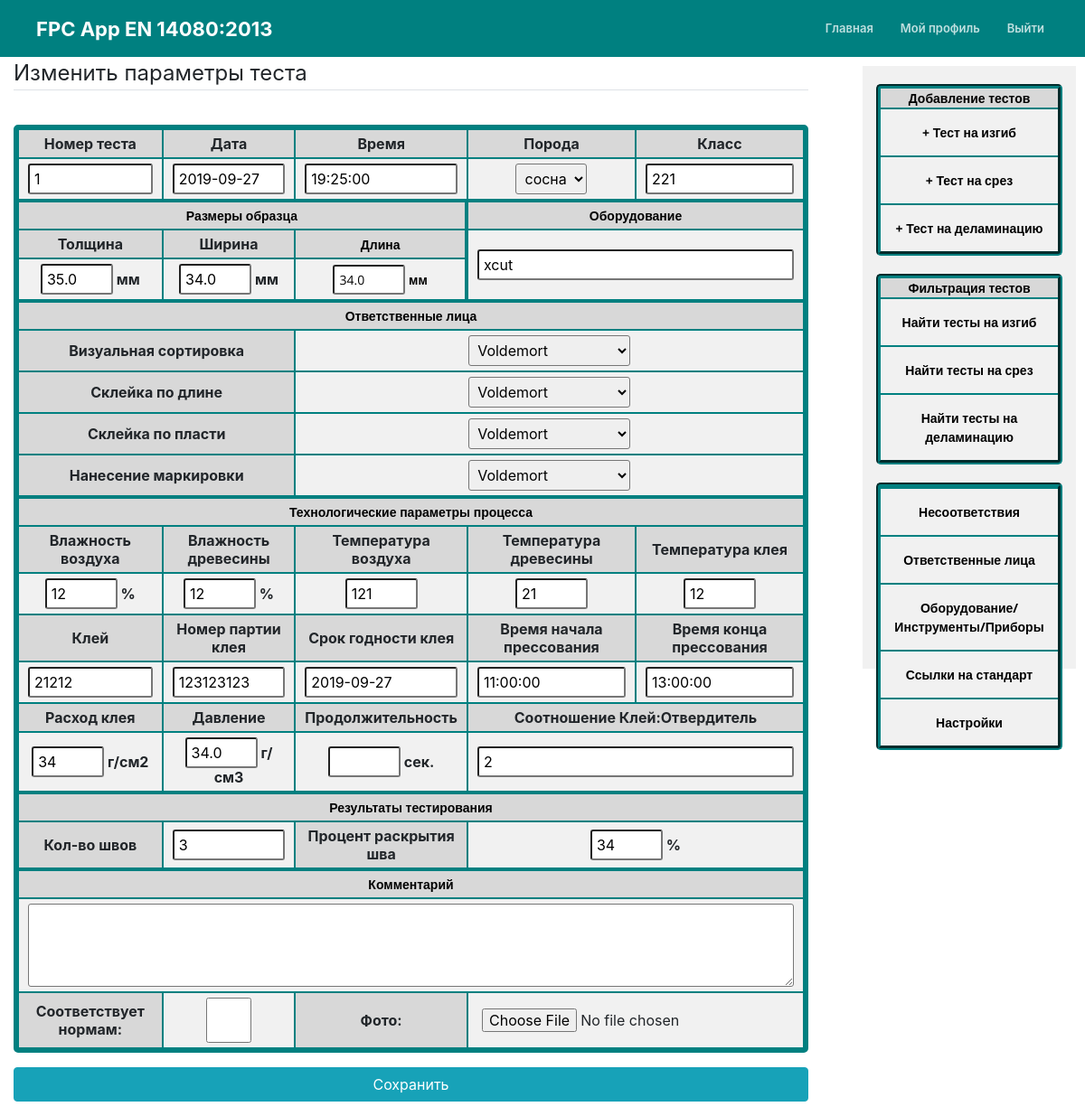
The app's page /delaminationtest/1/update/ (signed in) with its own data.
### mainApp/models.py (models this page shows, shortened)
class TestDelamination(models.Model):
	test_date = models.DateField()
	test_time = models.TimeField(blank=True, null=True, default=def_d_test_time)
	test_number = models.IntegerField(default=def_d_test_number)
	equipment = models.CharField(max_length=100, default=def_d_equipment)
	type_of_wood = models.ForeignKey(Wood_types, on_delete=models.PROTECT, related_name='TestDelamination_type_of_wood', default=def_d_type_of_wood)
	timber_params = models.CharField(max_length=100, default=def_d_timber_params)
	sorter_person = models.ForeignKey(Person, on_delete=models.PROTECT, related_name='TestDelamination_sorter_person', default=def_d_sorter_person)
	fj_person = models.ForeignKey(Person, on_delete=models.PROTECT, related_name='TestDelamination_fj_person', default=def_d_fj_person)
	glue_person = models.ForeignKey(Person, on_delete=models.PROTECT, related_name='TestDelamination_glue_person', default=def_d_glue_person)
	marking_person = models.ForeignKey(Person, on_delete=models.PROTECT, related_name='TestDelamination_marking_person', default=def_d_marking_person)
	air_moisture = models.IntegerField(default=def_d_air_moisture)
	wood_moisture = models.IntegerField(default=def_d_wood_moisture)
	glue_harderner_amount = models.CharField(max_length=100, blank=True, default=def_d_glue_harderner_amount)
	glue_temperature = models.IntegerField(blank=True, null=True, default=def_d_glue_temperature)
	air_temperature = models.IntegerField(default=def_d_air_temperature)
	wood_temperature = models.IntegerField(blank=True, null=True, default=def_d_wood_temperature)
	glue = models.CharField(max_length=100, default=def_d_glue)
	glue_batch_number = models.CharField(max_length=100, default=def_d_glue_batch_number)
	glue_expiration_date = models.DateField()
	sample_thickness = models.FloatField()
	sample_width = models.FloatField()
	sample_length = models.FloatField()
	glue_use_amount = models.IntegerField(default=def_d_glue_use_amount)
	glue_pressure = models.FloatField(default=def_d_glue_pressure)
	start_glue_time = models.TimeField(blank=True, null=True)
	end_glue_time = models.TimeField(blank=True, null=True)
	pressure_time = models.IntegerField(blank=True, null=True)
	number_of_layers = models.IntegerField()
	layer_out_percent = models.IntegerField()
	passed = models.BooleanField(default=False)
	comment = models.TextField(blank=True, null=True)
	photo = models.ImageField(upload_to='uploads', blank=True)
	author = models.ForeignKey(User, blank=True, null=True, on_delete=models.CASCADE)

### mainApp/views.py (the view, shortened to what this page needs)
# urls.py: path('delaminationtest/<int:pk>/update/',  DelaminationTestUpdateView.as_view(), name='delamination-test-update'),
class DelaminationTestUpdateView(LoginRequiredMixin, UserPassesTestMixin, UpdateView):
	model = TestDelamination
	success_url = '/delaminationtest/{id}/detail/'
	form_class = TestDelaminationForm
	template_name = 'mainApp/DelamTestUpdate.html'
	'''fields = ['test_date', 'test_time', 'test_number', 'equipment', 'type_of_wood', 'timber_params', 'sorter_person',
		'fj_person', 'glue_person', 'marking_person', 'air_moisture', 'wood_moisture', 'glue_harderner_amount',
		'glue_temperature', 'air_temperature', 'wood_temperature', 'glue', 'glue_batch_number', 'glue_expiration_date',
		'sample_thickness', 'sample_width', 'sample_length', 'glue_use_amount', 'glue_pressure',
		'start_glue_time', 'end_glue_time', 'pressure_time', 'layer_out_percent', 'passed', 'comment', 'photo',]'''
	def test_func(self):
		test = self.get_object()
		if self.request.user == test.author:
			return True
		return False

### mainApp/forms.py
class TestDelaminationForm(forms.ModelForm):
	test_date = forms.DateField(widget=DatePickerInput(format='%Y-%m-%d', options={'locale': 'ru'}), initial=datetime.date.today())
	glue_expiration_date = forms.DateField(widget=DatePickerInput(format='%Y-%m-%d', options={'locale': 'ru'}), initial=def_d_glue_expiration_date)
	comment = forms.CharField(required=False, widget=forms.Textarea(attrs={'rows': 4, 'cols': 80}))
	test_time = forms.TimeField(required=False, widget=TimePickerInput())
	class Meta:
		model = TestDelamination
		fields = ['test_date', 'test_time', 'test_number', 'equipment', 'type_of_wood', 'timber_params', 'sorter_person',
		'fj_person', 'glue_person', 'marking_person', 'air_moisture', 'wood_moisture', 'glue_harderner_amount',
		'air_temperature', 'wood_temperature', 'glue_temperature', 'glue', 'glue_batch_number', 'glue_expiration_date',
		'sample_thickness', 'sample_width', 'sample_length', 'glue_use_amount', 'glue_pressure',
		'start_glue_time', 'end_glue_time', 'pressure_time', 'number_of_layers', 'layer_out_percent', 'passed', 'comment', 'photo',]

### mainApp/models.py (called while the page is built)
	def __str__(self):
		return self.name

	def __str__(self):
		return self.name

### mainApp/templates/mainApp/DelamTestUpdate.html (shortened to what this page needs)
{% extends "mainApp/today.html" %}
{% load crispy_forms_tags %}
{% load bootstrap4 %}
{% block content %}
<form method="POST" enctype="multipart/form-data">
<fieldset class="form-group">
<legend class="border-bottom">Изменить параметры теста</legend>
<table class="table_detail">
	<tr>
		<th class="table_cell dark_cell">Номер теста</th>
		<th class="table_cell dark_cell">Дата</th>
		<th class="table_cell dark_cell">Время</th>
		<th class="table_cell dark_cell">Порода</th>
		<th class="table_cell dark_cell">Класс</th>
	</tr>
	<tr>
        <th class="table_cell2">{{ form.test_number }}</th>
        <th class="table_cell2">{{ form.test_date }}</th>
        <th class="table_cell2">{{ form.test_time }}</th>
        <th class="table_cell2">{{ form.type_of_wood }}</th>
        <th class="table_cell2">{{ form.timber_params }}</th>
    </tr>
    <tr>
    	<td colspan="3" class="table_cell" id="cell1">Размеры образца</td>
        <th colspan="2" class="table_cell" id="cell3">Оборудование</th>
    </tr>
    <tr>
    	<th class="table_cell dark_cell">Толщина</th>
		<th class="table_cell dark_cell">Ширина</th>
		<th class="table_cell dark_cell" id="cell2">Длина</th>
		<th colspan="2" rowspan="2" class="table_cell2">{{ form.equipment }}</th>
    </tr>
    <tr>
    	<th class="table_cell">{{ form.sample_thickness }} мм</th>
    	<th class="table_cell">{{ form.sample_width }} мм</th>
    	<th class="table_cell" id="cell2">{{ form.sample_length }} мм</th>
    </tr>
    <tr>
    	<th colspan="5" class="table_cell" id="cell3">Ответственные лица</th>
    </tr>
    <tr>
		<th colspan="2" class="table_cell dark_cell">Визуальная сортировка</th>
		<th colspan="3" class="table_cell">{{ form.sorter_person }}</th>
	</tr>
    <tr>
        <th colspan="2" class="table_cell dark_cell">Склейка по длине</th>
        <th colspan="3" class="table_cell2">{{ form.fj_person }}</th>
    </tr>
    <tr>
        <th colspan="2" class="table_cell dark_cell">Склейка по пласти</th>
        <th colspan="3" class="table_cell2">{{ form.glue_person }}</th>
    </tr>
    <tr>
        <th colspan="2" class="table_cell dark_cell">Нанесение маркировки</th>
        <th colspan="3" class="table_cell2">{{ form.marking_person }}</th>
    </tr>
    <tr>
        <th colspan="5" class="table_cell" id="cell3">Технологические параметры процесса</th>
    </tr>
    <tr>
    	<th class="table_cell dark_cell">Влажность воздуха</th>
    	<th class="table_cell dark_cell">Влажность древесины</th>
    	<th class="table_cell dark_cell">Температура воздуха</th>
    	<th class="table_cell dark_cell">Температура древесины</th>
        <th class="table_cell dark_cell">Температура клея</th>
    </tr>
    <tr>
    	<th class="table_cell">{{ form.air_moisture }} %</th>
    	<th class="table_cell">{{ form.wood_moisture }} %</th>
    	<th class="table_cell">{{ form.air_temperature }}</th>
    	<th class="table_cell">{{ form.wood_temperature }}</th>
    	<th class="table_cell">{{ form.glue_temperature }}</th>
    </tr>
    <tr>
    	<th class="table_cell dark_cell">Клей</th>
        <th class="table_cell dark_cell">Номер партии клея</th>
        <th class="table_cell dark_cell">Срок годности клея</th>
        <th class="table_cell dark_cell">Время начала прессования</th>
        <th class="table_cell dark_cell">Время конца прессования</th>
    </tr>
     <tr>
        <th class="table_cell2">{{ form.glue }}</th>
        <th class="table_cell2">{{ form.glue_batch_number }}</th>
        <th class="table_cell2">{{ form.glue_expiration_date }}</th>
        <th class="table_cell2">{{ form.start_glue_time }}</th>
        <th class="table_cell2">{{ form.end_glue_time }}</th>
    </tr>
    <tr>
    	<th class="table_cell dark_cell">Расход клея</th>
    	<th class="table_cell dark_cell">Давление</th>
    	<th class="table_cell dark_cell">Продолжительность</th>
    	<th colspan="2" class="table_cell dark_cell">Соотношение Клей:Отвердитель</th>
    </tr>
    <tr>
    	<th class="table_cell">{{ form.glue_use_amount }} г/см2</th>
    	<th class="table_cell">{{ form.glue_pressure }} г/см3</th>
    	<th class="table_cell">{{ form.pressure_time }} сек.</th>
    	<th class="table_cell2" colspan="2">{{ form.glue_harderner_amount }}</th>
    </tr>
    <tr>
    	<th colspan="5" class="table_cell" id="cell3">Результаты тестирования</th>
    </tr>
    <tr>
    	<th class="table_cell dark_cell">Кол-во швов</th>
    	<th class="table_cell2">{{ form.number_of_layers }}</th>
    	<th class="table_cell dark_cell">Процент раскрытия шва</th>
        <th colspan="2" class="table_cell">{{ form.layer_out_percent }} %</th>
    </tr>
    <tr>
    	<th colspan="5" class="table_cell" id="cell3">Комментарий</th>
    </tr>
    <tr>
    	<th class="table_cell" colspan="5">{{ form.comment }}</th>
    </tr>
    <tr>
    	<th class="table_cell dark_cell">Соответствует нормам:</th>
    	<th class="table_cell long_inp">{{ form.passed }}</th>
    	<th class="table_cell dark_cell">Фото:</th>
        <th class="table_cell long" colspan="2">{{ form.photo }}</th>
    </tr>
</table>
</fieldset>
    <div class="form-group">
        <button class="btn btn-info btn_down" type="submit">Сохранить</button>
    </div>
</form>
{% endblock content %}

### mainApp/static/mainApp/style.css (style rules this page uses)
body { margin: 0; font-family: 'Open Sans', sans-serif; font-size: 14px; color: #ddd; }
*, *:before, *:after { box-sizing: border-box; }
.table_detail { border-collapse: separate; border-spacing: 0; text-align: center; margin: 30px 0 0; padding: 0 0; width: 100%; max-width: 900px; border: 5px solid #008080; border-radius: 5px; }
.table_cell { margin: 0 0; border: 1px solid #008080; padding: 5px 10px; background: #f1f1f1; width: 20%; text-align: center; }
.table_cell2 { margin: 0 0; border: 1px solid #008080; padding: 5px 10px; background: #f1f1f1; text-align: center; width: 20%; }
.table_cell2 input { width: 100%; border-radius:3px; }
#cell1 { border-top: 3px solid #008080; border-right: 3px solid #008080; font-family: 'Open Sans', sans-serif; font-size: 14px; color: #000000; font-weight: 700; background: #d8d8d8; }
#cell2 { border-right: 3px solid #008080; font-family: 'Open Sans', sans-serif; font-size: 14px; color: #000000; font-weight: 700; }
#cell3 { border-top: 3px solid #008080; font-family: 'Open Sans', sans-serif; font-size: 14px; color: #000000; font-weight: 700; background: #d8d8d8; }
.dark_cell { background: #d8d8d8 }
input { width: 80px; border-radius:3px; padding: 5px; margin: 5px; }
select { width: auto; border-radius:3px; padding: 5px; margin: 5px; }
textarea { border-radius:3px; padding: 5px; margin: 5px; }
.long input { width: 350px; border-radius:3px; }
.long_inp input { width: 60px; height: 50px; border-radius:3px; }
.form-group { padding-bottom: 0; }
.btn_down { width: 100%; }

### records on screen
TestDelamination: test_number "1", test_date "2019-09-27", test_time "19:25:00", type_of_wood "сосна", timber_params "221", equipment "xcut", sample_thickness "35.0", sample_width "34.0", sample_length "34.0", sorter_person "Voldemort", fj_person "Voldemort", glue_person "Voldemort", marking_person "Voldemort", air_moisture "12", wood_moisture "12", air_temperature "121", wood_temperature "21", glue_temperature "12", glue "21212", glue_batch_number "123123123", glue_expiration_date "2019-09-27", start_glue_time "11:00:00", end_glue_time "13:00:00", glue_use_amount "34", glue_pressure "34.0", glue_harderner_amount "2", number_of_layers "3", layer_out_percent "34"
